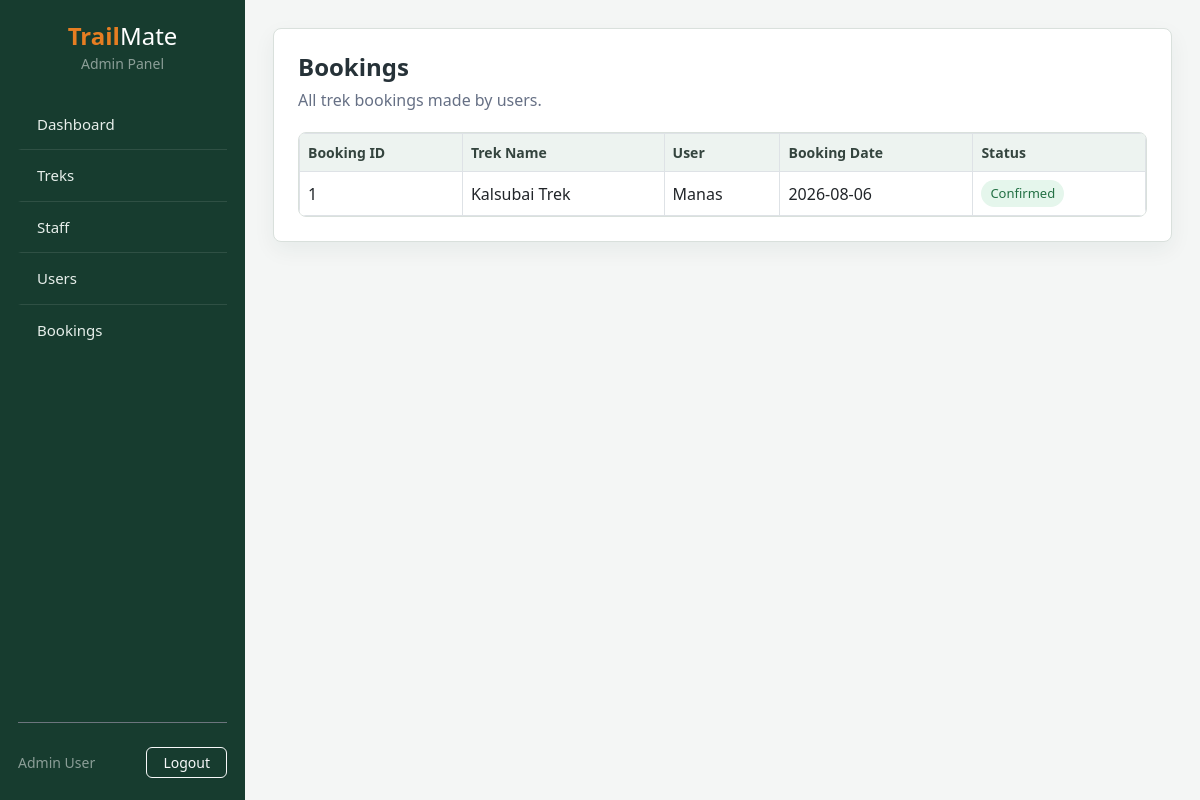
Screenshot of /admin/bookings (signed in) with the database file from the repository.
### models.py (models this page shows)
class Booking(db.Model):
    booking_id = db.Column(db.Integer, primary_key=True)
    user_id = db.Column(db.Integer, db.ForeignKey('user.id'), nullable=False)
    trek_id = db.Column(db.Integer, db.ForeignKey('trek.trek_id'), nullable=False)
    booking_date = db.Column(db.DateTime, nullable=False, default=datetime.utcnow)
    status = db.Column(db.String(50), nullable=False, default='Confirmed')  # Confirmed/Cancelled

class Trek(db.Model):
    trek_id = db.Column(db.Integer, primary_key=True)
    trek_name = db.Column(db.String(150), nullable=False)
    location = db.Column(db.String(150), nullable=False)
    difficulty = db.Column(db.String(50), nullable=False)
    duration = db.Column(db.String(50), nullable=False)  # e.g., '5 Days'
    available_slots = db.Column(db.Integer, nullable=False)
    assigned_staff_id = db.Column(db.Integer, db.ForeignKey('user.id'), nullable=True)
    status = db.Column(db.String(50), nullable=False, default='Upcoming')  # Upcoming/Ongoing/Completed
    start_date = db.Column(db.Date, nullable=False)
    end_date = db.Column(db.Date, nullable=False)
    bookings = db.relationship('Booking', backref='trek', lazy=True)

class User(db.Model, UserMixin):
    id = db.Column(db.Integer, primary_key=True)
    name = db.Column(db.String(100), nullable=False)
    email = db.Column(db.String(120), unique=True, nullable=False)
    password = db.Column(db.String(200), nullable=False)
    role = db.Column(db.String(20), nullable=False, default='user')
    contact_details = db.Column(db.String(200), nullable=True)
    status = db.Column(db.String(20), nullable=False, default='Active')  # Active/Inactive/Pending
    assigned_treks = db.relationship('Trek', backref='assigned_staff', lazy=True)
    bookings = db.relationship('Booking', backref='user', lazy=True)

### routes/admin.py (the view)
@admin_bp.route('/bookings')
@login_required
@admin_required
def view_bookings():
    bookings = Booking.query.order_by(Booking.booking_date.desc()).all()
    return render_template('admin/bookings.html', bookings=bookings)

### routes/admin.py (called while the page is built)
def admin_required(f):
    @wraps(f)
    def decorated_function(*args, **kwargs):
        if not current_user.is_authenticated or current_user.role != 'admin':
            flash('Access Denied. Administrator privileges required.', 'danger')
            return redirect(url_for('auth.login'))
        return f(*args, **kwargs)
    return decorated_function

### templates/admin/bookings.html (shortened to what this page needs)
{% extends "admin/admin_layout.html" %}
{% block admin_content %}
<h3 class="page-title">Bookings</h3>
<p class="page-subtitle">All trek bookings made by users.</p>
<div class="table-box">
    <table class="table table-bordered">
        <thead>
            <tr>
                <th>Booking ID</th>
                <th>Trek Name</th>
                <th>User</th>
                <th>Booking Date</th>
                <th>Status</th>
            </tr>
        </thead>
        <tbody>
            {% for booking in bookings %}
            <tr>
                <td>{{ booking.booking_id }}</td>
                <td>{{ booking.trek.trek_name }}</td>
                <td>{{ booking.user.name }}</td>
                <td>{{ booking.booking_date.strftime('%Y-%m-%d') }}</td>
                <td><span class="status-label status-{{ booking.status|lower }}">{{ booking.status }}</span></td>
            </tr>
            {% else %}
            <tr>
                <td colspan="5" class="text-center text-muted">No bookings found.</td>
            </tr>
            {% endfor %}
        </tbody>
    </table>
</div>
{% endblock %}

### static/css/style.css (style rules this page uses)
:root { --green: #245c45; --dark-green: #173c2f; --page-bg: #f4f6f5; --text-dark: #263238; --text-light: #667085; --line: #d9e0dc; }
body { margin: 0; background-color: var(--page-bg); font-family: "Segoe UI", Arial, sans-serif; color: var(--text-dark); }
.card, .table, .form-control, .form-select, .btn { border-radius: 6px; }
.page-title { font-size: 24px; font-weight: 700; margin-bottom: 6px; }
.page-subtitle { color: var(--text-light); margin-bottom: 20px; }
.table-box { border: 1px solid var(--line); border-radius: 8px; overflow-x: auto; background: white; }
.table-box .table { margin-bottom: 0; }
.table thead th { background-color: #edf3f0; color: #34443e; font-size: 14px; font-weight: 700; }
.table td, .table th { vertical-align: middle; }
.status-label { display: inline-block; padding: 4px 9px; border-radius: 20px; font-size: 13px; background-color: #eef2f6; color: #344054; }
.status-active, .status-confirmed, .status-upcoming { background-color: #e5f6ec; color: #237044; }

### rows the page displays
Booking: booking_id "1", trek.trek_name "Kalsubai Trek", user.name "Manas", booking_date "2026-08-06", status "Confirmed"
